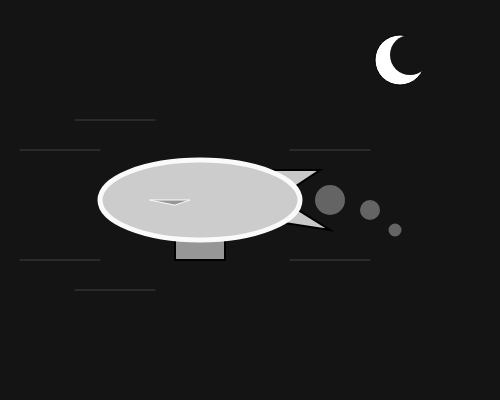
Frame 1 (no input)
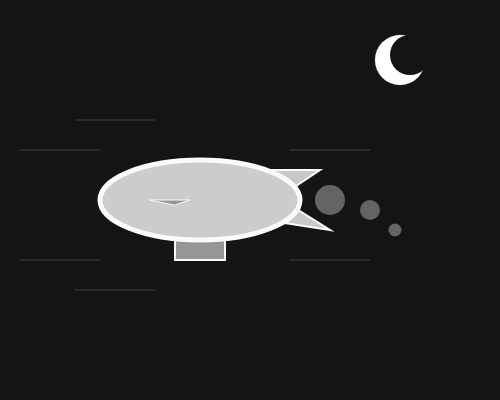
Frame 60 (no input)
Frame 120 (the mouse pressed at the canvas centre since frame 60): identical to frame 60, image omitted

The p5.js sketch that drew these frames (run headless with seeded random() and noise() and a simulated clock; from frame 60 on, the mouse is pressed at the canvas centre):

// p5.js sketch
// ── sketch.js
function setup() {
    createCanvas(500, 400);
  }
  
  function draw() {
    background(20);
    //moon
    fill(255)
    ellipse(400,60,50,50)
    fill(20);
    strokeWeight(0);
    ellipse(410,55,40,40)
    
    //blimp
    fill(150);
    strokeWeight(2);
    rect(175,230,50,30);
    
    fill(200);
    strokeWeight(2);
    triangle(265,170,320,170,290,190);
    
    strokeWeight(2);
    triangle(265,220,330,230,290,205);
    
    fill(204),
    stroke(250);
    strokeWeight(5);
    ellipse(200,200,200,80);
    
    fill(150);
    strokeWeight(1);
    triangle(150,200,190,200,175,205);
    
    //smoke coming out of blimp
    fill(100);
    strokeWeight(0);
    ellipse(330,200,30,30);
    
    fill(100);
    strokeWeight(0);
    ellipse(370,210,20,20);
    
    fill(100);
    strokeWeight(0);
    ellipse(395,230,13,13);
    
    strokeWeight(0.2);
    line(20,150,100,150);
    line(75,120,155,120);
    line(290,150,370,150);
    line(290,260,370,260);
    line(75,290,155,290);
    line(20,260,100,260);
    
    
  }
  
